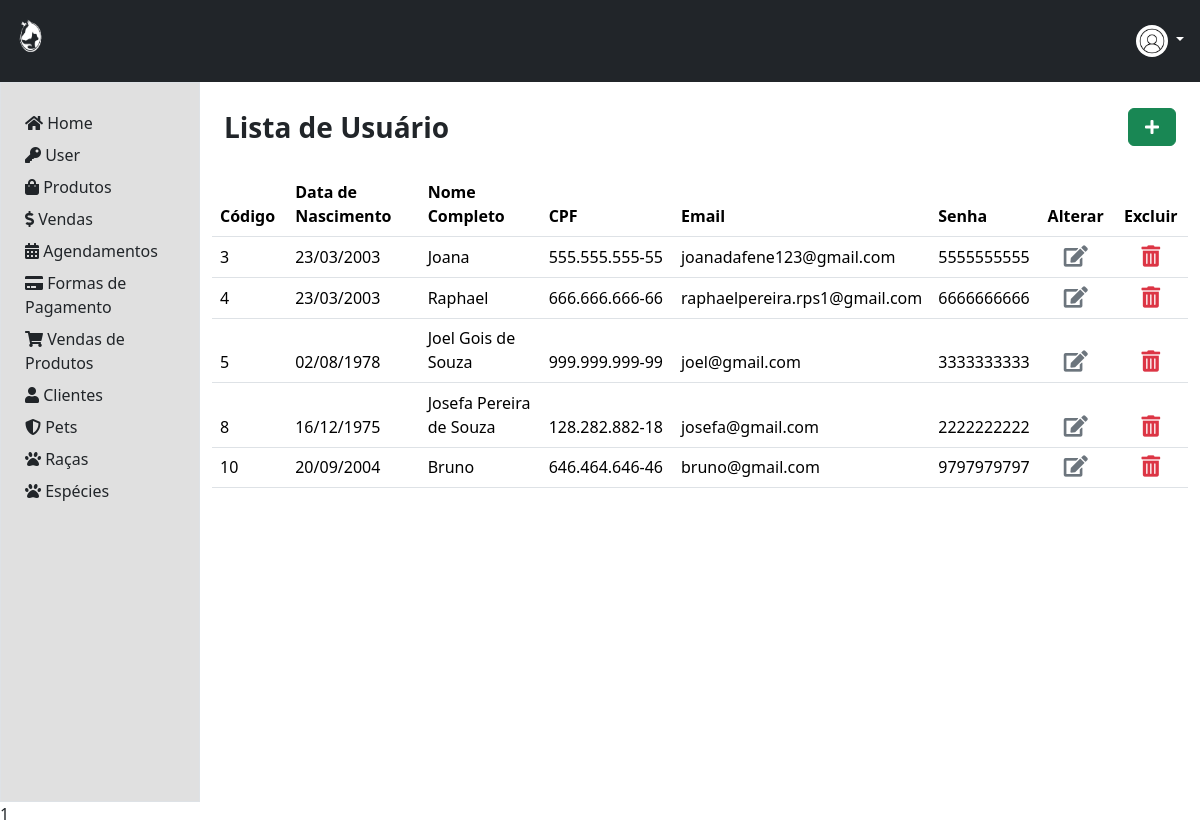
Page /area-admin/user/index.php on the committed database.
### tables this page shows
CREATE TABLE `tbadm` (
  `codAdm` int(11) NOT NULL,
  `nomeAdm` varchar(100) NOT NULL,
  `cpfAdm` char(14) NOT NULL,
  `emailAdm` varchar(100) NOT NULL,
  `dataNascAdm` date NOT NULL,
  `passwordAdm` varchar(20) NOT NULL,
  `imgAdm` varchar(50) NOT NULL,
  `tokenAdm` varchar(30) NOT NULL
);

### dao/AdmDao.php (called while the page is built, shortened)
<?php
    class AdmDao {
        public static function selectAll () {
            $conexao = Conexao::conectar();
            $query = "SELECT * FROM tbadm";
            $stmt = $conexao->prepare($query);
            $stmt->execute();
            return $stmt->fetchAll();
        }
    }
?>

### area-admin/user/index.php (the view, shortened to what this page needs)
<?php
  require_once '../../dao/admDao.php';
  $adms = AdmDao::selectAll();
?>
<!DOCTYPE html>
<html lang="pt-br">
<head>
  <link href="https://cdn.jsdelivr.net/npm/bootstrap@5.3.2/dist/css/bootstrap.min.css" rel="stylesheet">
  <link rel="stylesheet" href="https://use.fontawesome.com/releases/v5.3.1/css/all.css">
  <link rel="stylesheet" href="css/style.css">
</head>
<body style="justify-content: center; align-items: center; height: 100vh ">
  <?php
      include('./../../componentes/header-adm.php');
  ?>
  <div class="container-fluid" style="height: 90vh">
    <div class="row h-100">
      <?php
      include('./../../componentes/menu-adm.php');
      ?>
      <div class="col-md-10  p-4 borber">
        <div class="row align-items-center mb-4">
          <div class="col fs-3 fw-semibold">
            Lista de Usuário
          </div>
          <div class="col text-end ">
            <a class="btn btn-success px-3" role="button" aria-disabled="true" href="register.php"><i
                class="fas fa-plus" aria-hidden="true"></i></a>
          </div>
        </div>
        <div class=" row">
          <table class="table table-hover">
            <thead>
              <tr>
                <th class="col-md-1">Código</th>
                <th class="col-md-2">Data de Nascimento </th>
                <th class="col-md-2">Nome Completo</th>
                <th class="col-md-2">CPF</th>
                <th class="col-md-2">Email</th>
                <th class="col-md-1">Senha</th>
                <th class="text-center col-md-1">Alterar</th>
                <th class="text-center col-md-1">Excluir</th>
              </tr>
              <?php foreach($adms as $adm) { ?>
              <tr>
                <td><?=$adm[0]?></td>
                <td><?= date ('d/m/Y', strtotime ($adm[4])); ?></td>
                <td><?=$adm[1]?></td>
                <td><?=$adm[2]?></td>
                <td><?=$adm[3]?></td>
                <td><?=$adm[5]?></td>
                <td class="text-center">
                  <form action="process.php" method="POST">
                    <button type="submit" class="dropdown-item" ><i
                        class="fas fa-edit fa-lg text-secondary"></i>
                    </button>
                  </form>
                </td>
                <td class="text-center ">
                  <a class="dropdown-item" onclick="modalRemover(<?=$adm[0]?>,'codDeletar')">
                    <i class="fas fa-trash-alt fa-lg text-danger"></i>
                  </a>
                </td>
              <tr>
              <?php } ?>
            </thead>
          </table>
        </div>
      </div>
    </div>
  </div>
  <?= require './../../componentes/modal.php'?>
</body>
</html>

### css/style.css (style rules this page uses)
a { position: relative; text-decoration: none; }

### rows in the picture
tbadm: codAdm "3", dataNascAdm "23/03/2003", nomeAdm "Joana", cpfAdm "555.555.555-55", emailAdm "joanadafene123@gmail.com", passwordAdm "5555555555"
tbadm: codAdm "4", dataNascAdm "23/03/2003", nomeAdm "Raphael", cpfAdm "666.666.666-66", emailAdm "raphaelpereira.rps1@gmail.com", passwordAdm "6666666666"
tbadm: codAdm "5", dataNascAdm "02/08/1978", nomeAdm "Joel Gois de Souza", cpfAdm "999.999.999-99", emailAdm "joel@gmail.com", passwordAdm "3333333333"
tbadm: codAdm "8", dataNascAdm "16/12/1975", nomeAdm "Josefa Pereira de Souza", cpfAdm "128.282.882-18", emailAdm "josefa@gmail.com", passwordAdm "2222222222"
tbadm: codAdm "10", dataNascAdm "20/09/2004", nomeAdm "Bruno", cpfAdm "646.464.646-46", emailAdm "bruno@gmail.com", passwordAdm "9797979797"

### other values in the picture
require './../../componentes/modal.php' "1"
